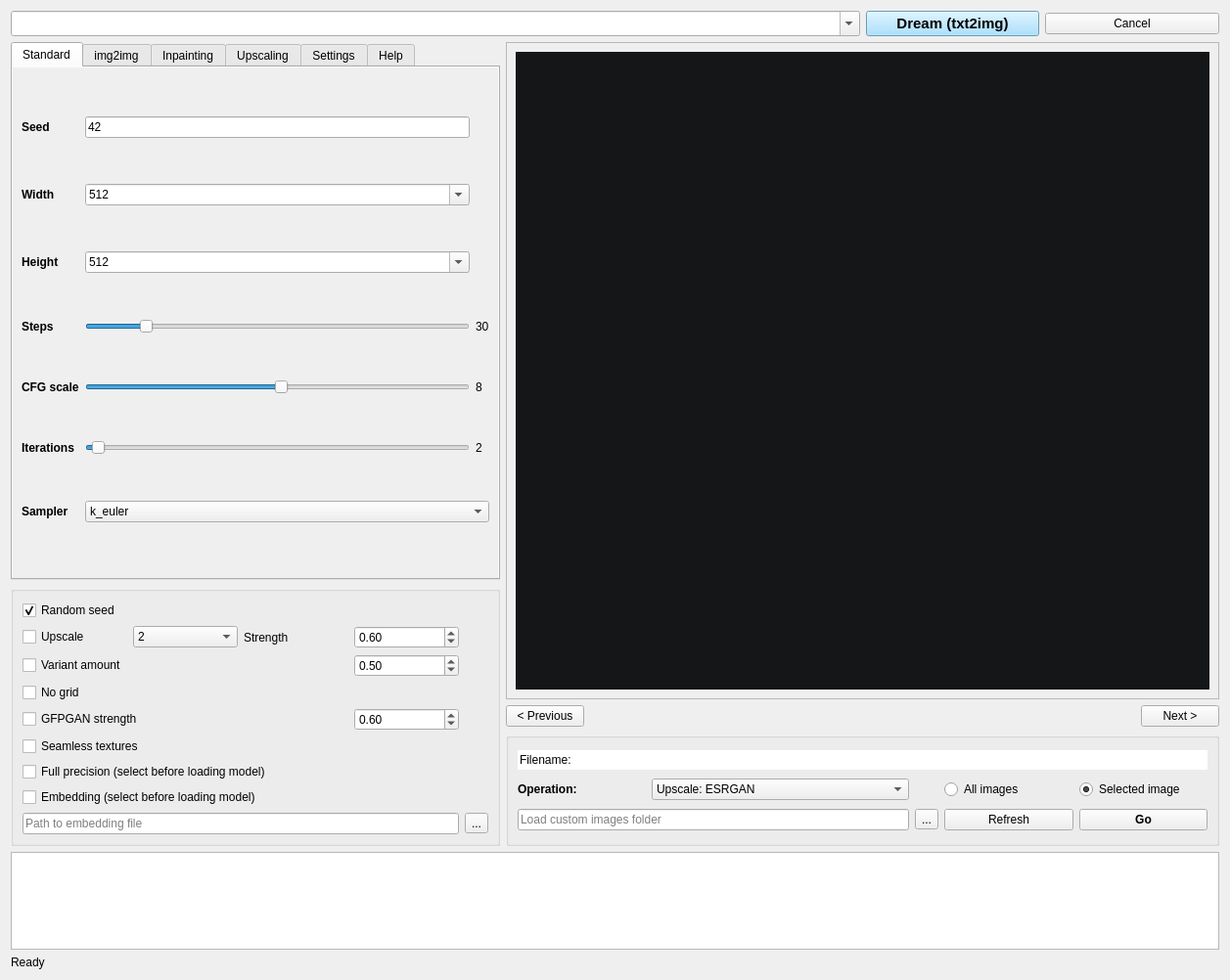
<?xml version="1.0" encoding="UTF-8"?>
<ui version="4.0">
 <class>sd_dreamer_main</class>
 <widget class="QFrame" name="sd_dreamer_main">
  <property name="geometry">
   <rect>
    <x>0</x>
    <y>0</y>
    <width>1257</width>
    <height>1002</height>
   </rect>
  </property>
  <property name="maximumSize">
   <size>
    <width>16777215</width>
    <height>16777215</height>
   </size>
  </property>
  <property name="windowTitle">
   <string>SD Dreamer</string>
  </property>
  <property name="styleSheet">
   <string notr="true"/>
  </property>
  <layout class="QGridLayout" name="gridLayout">
   <item row="0" column="3">
    <widget class="QPushButton" name="generateButton">
     <property name="enabled">
      <bool>true</bool>
     </property>
     <property name="maximumSize">
      <size>
       <width>265</width>
       <height>16777215</height>
      </size>
     </property>
     <property name="baseSize">
      <size>
       <width>0</width>
       <height>0</height>
      </size>
     </property>
     <property name="font">
      <font>
       <pointsize>11</pointsize>
       <weight>75</weight>
       <bold>true</bold>
       <underline>false</underline>
      </font>
     </property>
     <property name="toolTip">
      <string>Generate images</string>
     </property>
     <property name="styleSheet">
      <string notr="true">background-color: rgb(147, 217, 255);</string>
     </property>
     <property name="text">
      <string>Dream (txt2img)</string>
     </property>
     <property name="icon">
      <iconset>
       <normaloff>appicon.png</normaloff>appicon.png</iconset>
     </property>
     <property name="iconSize">
      <size>
       <width>24</width>
       <height>24</height>
      </size>
     </property>
     <property name="shortcut">
      <string>Return</string>
     </property>
     <property name="checkable">
      <bool>false</bool>
     </property>
     <property name="autoDefault">
      <bool>true</bool>
     </property>
     <property name="default">
      <bool>false</bool>
     </property>
     <property name="flat">
      <bool>false</bool>
     </property>
    </widget>
   </item>
   <item row="6" column="0">
    <widget class="QLabel" name="errorMessages">
     <property name="text">
      <string>Ready</string>
     </property>
    </widget>
   </item>
   <item row="1" column="1" rowspan="2" colspan="4">
    <widget class="QScrollArea" name="scrollArea">
     <property name="acceptDrops">
      <bool>true</bool>
     </property>
     <property name="styleSheet">
      <string notr="true"/>
     </property>
     <property name="widgetResizable">
      <bool>true</bool>
     </property>
     <property name="alignment">
      <set>Qt::AlignCenter</set>
     </property>
     <widget class="QWidget" name="scrollAreaWidgetContents">
      <property name="geometry">
       <rect>
        <x>0</x>
        <y>0</y>
        <width>731</width>
        <height>685</height>
       </rect>
      </property>
      <layout class="QHBoxLayout" name="horizontalLayout">
       <item>
        <widget class="QLabel" name="imageView">
         <property name="maximumSize">
          <size>
           <width>1440</width>
           <height>1440</height>
          </size>
         </property>
         <property name="palette">
          <palette>
           <active>
            <colorrole role="Button">
             <brush brushstyle="SolidPattern">
              <color alpha="255">
               <red>21</red>
               <green>22</green>
               <blue>23</blue>
              </color>
             </brush>
            </colorrole>
            <colorrole role="Text">
             <brush brushstyle="SolidPattern">
              <color alpha="255">
               <red>251</red>
               <green>253</green>
               <blue>255</blue>
              </color>
             </brush>
            </colorrole>
            <colorrole role="Base">
             <brush brushstyle="SolidPattern">
              <color alpha="255">
               <red>21</red>
               <green>22</green>
               <blue>23</blue>
              </color>
             </brush>
            </colorrole>
            <colorrole role="Window">
             <brush brushstyle="SolidPattern">
              <color alpha="255">
               <red>21</red>
               <green>22</green>
               <blue>23</blue>
              </color>
             </brush>
            </colorrole>
           </active>
           <inactive>
            <colorrole role="Button">
             <brush brushstyle="SolidPattern">
              <color alpha="255">
               <red>21</red>
               <green>22</green>
               <blue>23</blue>
              </color>
             </brush>
            </colorrole>
            <colorrole role="Text">
             <brush brushstyle="SolidPattern">
              <color alpha="255">
               <red>251</red>
               <green>253</green>
               <blue>255</blue>
              </color>
             </brush>
            </colorrole>
            <colorrole role="Base">
             <brush brushstyle="SolidPattern">
              <color alpha="255">
               <red>21</red>
               <green>22</green>
               <blue>23</blue>
              </color>
             </brush>
            </colorrole>
            <colorrole role="Window">
             <brush brushstyle="SolidPattern">
              <color alpha="255">
               <red>21</red>
               <green>22</green>
               <blue>23</blue>
              </color>
             </brush>
            </colorrole>
           </inactive>
           <disabled>
            <colorrole role="Button">
             <brush brushstyle="SolidPattern">
              <color alpha="255">
               <red>21</red>
               <green>22</green>
               <blue>23</blue>
              </color>
             </brush>
            </colorrole>
            <colorrole role="Text">
             <brush brushstyle="SolidPattern">
              <color alpha="255">
               <red>170</red>
               <green>171</green>
               <blue>172</blue>
              </color>
             </brush>
            </colorrole>
            <colorrole role="Base">
             <brush brushstyle="SolidPattern">
              <color alpha="255">
               <red>21</red>
               <green>22</green>
               <blue>23</blue>
              </color>
             </brush>
            </colorrole>
            <colorrole role="Window">
             <brush brushstyle="SolidPattern">
              <color alpha="255">
               <red>21</red>
               <green>22</green>
               <blue>23</blue>
              </color>
             </brush>
            </colorrole>
           </disabled>
          </palette>
         </property>
         <property name="acceptDrops">
          <bool>true</bool>
         </property>
         <property name="autoFillBackground">
          <bool>false</bool>
         </property>
         <property name="styleSheet">
          <string notr="true">background-color: rgb(21, 22, 23);</string>
         </property>
         <property name="frameShape">
          <enum>QFrame::NoFrame</enum>
         </property>
         <property name="frameShadow">
          <enum>QFrame::Plain</enum>
         </property>
         <property name="text">
          <string/>
         </property>
         <property name="pixmap">
          <pixmap>view_default.png</pixmap>
         </property>
         <property name="scaledContents">
          <bool>false</bool>
         </property>
         <property name="alignment">
          <set>Qt::AlignCenter</set>
         </property>
         <property name="wordWrap">
          <bool>false</bool>
         </property>
        </widget>
       </item>
      </layout>
     </widget>
    </widget>
   </item>
   <item row="2" column="0" rowspan="3">
    <widget class="QGroupBox" name="groupBox_3">
     <property name="maximumSize">
      <size>
       <width>500</width>
       <height>16777215</height>
      </size>
     </property>
     <property name="title">
      <string/>
     </property>
     <layout class="QGridLayout" name="gridLayout_5">
      <item row="3" column="3">
       <widget class="QDoubleSpinBox" name="builtUpscaleStrength">
        <property name="toolTip">
         <string>Strength of upscale effect</string>
        </property>
        <property name="minimum">
         <double>0.010000000000000</double>
        </property>
        <property name="maximum">
         <double>0.990000000000000</double>
        </property>
        <property name="singleStep">
         <double>0.020000000000000</double>
        </property>
        <property name="value">
         <double>0.600000000000000</double>
        </property>
       </widget>
      </item>
      <item row="11" column="4">
       <widget class="QToolButton" name="embeddingSelect">
        <property name="text">
         <string>...</string>
        </property>
       </widget>
      </item>
      <item row="6" column="3">
       <widget class="QDoubleSpinBox" name="gfpganStrength">
        <property name="toolTip">
         <string>Strength of face restoration</string>
        </property>
        <property name="minimum">
         <double>0.100000000000000</double>
        </property>
        <property name="maximum">
         <double>0.990000000000000</double>
        </property>
        <property name="singleStep">
         <double>0.020000000000000</double>
        </property>
        <property name="value">
         <double>0.600000000000000</double>
        </property>
       </widget>
      </item>
      <item row="6" column="0" colspan="2">
       <widget class="QCheckBox" name="gfpganCheck">
        <property name="toolTip">
         <string>Enable GFPGAN face restoration. Higher value, stronger effect</string>
        </property>
        <property name="text">
         <string>GFPGAN strength</string>
        </property>
       </widget>
      </item>
      <item row="10" column="0" colspan="4">
       <widget class="QCheckBox" name="embeddingCheck">
        <property name="toolTip">
         <string>Use an embedding made with textual inversion</string>
        </property>
        <property name="text">
         <string>Embedding (select before loading model)</string>
        </property>
       </widget>
      </item>
      <item row="4" column="3">
       <widget class="QDoubleSpinBox" name="variantAmountValue">
        <property name="minimum">
         <double>0.010000000000000</double>
        </property>
        <property name="maximum">
         <double>0.990000000000000</double>
        </property>
        <property name="singleStep">
         <double>0.020000000000000</double>
        </property>
        <property name="value">
         <double>0.500000000000000</double>
        </property>
       </widget>
      </item>
      <item row="4" column="0">
       <widget class="QCheckBox" name="variantAmountCheck">
        <property name="toolTip">
         <string>Generates variations of a seed. Used with iterations</string>
        </property>
        <property name="text">
         <string>Variant amount</string>
        </property>
       </widget>
      </item>
      <item row="3" column="1">
       <widget class="QComboBox" name="builtUpscaleScale">
        <item>
         <property name="text">
          <string>2</string>
         </property>
        </item>
        <item>
         <property name="text">
          <string>4</string>
         </property>
        </item>
       </widget>
      </item>
      <item row="1" column="0" rowspan="2" colspan="2">
       <widget class="QCheckBox" name="seedCheck">
        <property name="toolTip">
         <string>Enable random seeding</string>
        </property>
        <property name="text">
         <string>Random seed</string>
        </property>
        <property name="checked">
         <bool>true</bool>
        </property>
       </widget>
      </item>
      <item row="5" column="0" colspan="2">
       <widget class="QCheckBox" name="gridCheck">
        <property name="toolTip">
         <string>Don't make a grid</string>
        </property>
        <property name="text">
         <string>No grid</string>
        </property>
       </widget>
      </item>
      <item row="3" column="0">
       <widget class="QCheckBox" name="builtUpscaleCheck">
        <property name="toolTip">
         <string>Upscale each image with Real-ESRGAN</string>
        </property>
        <property name="text">
         <string>Upscale</string>
        </property>
       </widget>
      </item>
      <item row="9" column="0" colspan="4">
       <widget class="QCheckBox" name="precisionToggle">
        <property name="toolTip">
         <string>Full precision mode. Slower, more VRAM</string>
        </property>
        <property name="text">
         <string>Full precision (select before loading model)</string>
        </property>
       </widget>
      </item>
      <item row="8" column="0" colspan="2">
       <widget class="QCheckBox" name="seamlessCheck">
        <property name="toolTip">
         <string>Generates seamless tiling tetures</string>
        </property>
        <property name="text">
         <string>Seamless textures</string>
        </property>
       </widget>
      </item>
      <item row="11" column="0" colspan="4">
       <widget class="QLineEdit" name="embeddingInputFile">
        <property name="toolTip">
         <string>Select textual inversion embedding file (.bin or .pt)</string>
        </property>
        <property name="text">
         <string/>
        </property>
        <property name="placeholderText">
         <string>Path to embedding file</string>
        </property>
       </widget>
      </item>
      <item row="3" column="2">
       <widget class="QLabel" name="label_4">
        <property name="text">
         <string>Strength</string>
        </property>
       </widget>
      </item>
     </layout>
    </widget>
   </item>
   <item row="4" column="1" colspan="4">
    <widget class="QGroupBox" name="groupBox_4">
     <property name="title">
      <string/>
     </property>
     <property name="alignment">
      <set>Qt::AlignCenter</set>
     </property>
     <layout class="QGridLayout" name="gridLayout_12">
      <item row="1" column="5">
       <widget class="QRadioButton" name="operationOne">
        <property name="enabled">
         <bool>true</bool>
        </property>
        <property name="toolTip">
         <string>Process only the currently displayed image</string>
        </property>
        <property name="text">
         <string>Selected image</string>
        </property>
        <property name="checked">
         <bool>true</bool>
        </property>
       </widget>
      </item>
      <item row="2" column="3">
       <widget class="QToolButton" name="operationFolderSelect">
        <property name="text">
         <string>...</string>
        </property>
       </widget>
      </item>
      <item row="2" column="4">
       <widget class="QPushButton" name="imageLoadButton">
        <property name="toolTip">
         <string>Refresh the viewer with images from custom folder</string>
        </property>
        <property name="text">
         <string>Refresh</string>
        </property>
       </widget>
      </item>
      <item row="1" column="4">
       <widget class="QRadioButton" name="operationalAll">
        <property name="toolTip">
         <string>Process all images in folder</string>
        </property>
        <property name="text">
         <string>All images</string>
        </property>
        <property name="checked">
         <bool>false</bool>
        </property>
       </widget>
      </item>
      <item row="1" column="1" colspan="2">
       <widget class="QComboBox" name="operationBox">
        <property name="toolTip">
         <string>Operations to perform</string>
        </property>
        <property name="currentIndex">
         <number>0</number>
        </property>
        <item>
         <property name="text">
          <string>Upscale: ESRGAN</string>
         </property>
        </item>
        <item>
         <property name="text">
          <string>Upscale: Latent-SR</string>
         </property>
        </item>
        <item>
         <property name="text">
          <string>Art</string>
         </property>
        </item>
        <item>
         <property name="text">
          <string>Get metadata</string>
         </property>
        </item>
       </widget>
      </item>
      <item row="1" column="0">
       <widget class="QLabel" name="label_9">
        <property name="font">
         <font>
          <weight>75</weight>
          <bold>true</bold>
         </font>
        </property>
        <property name="text">
         <string>Operation:</string>
        </property>
       </widget>
      </item>
      <item row="2" column="5">
       <widget class="QPushButton" name="operationsGoButton">
        <property name="font">
         <font>
          <weight>75</weight>
          <bold>true</bold>
         </font>
        </property>
        <property name="text">
         <string>Go</string>
        </property>
       </widget>
      </item>
      <item row="0" column="0" colspan="6">
       <widget class="QLineEdit" name="imgFilename">
        <property name="acceptDrops">
         <bool>false</bool>
        </property>
        <property name="toolTip">
         <string>Image filename</string>
        </property>
        <property name="autoFillBackground">
         <bool>false</bool>
        </property>
        <property name="text">
         <string>Filename:</string>
        </property>
        <property name="frame">
         <bool>false</bool>
        </property>
        <property name="readOnly">
         <bool>true</bool>
        </property>
        <property name="clearButtonEnabled">
         <bool>false</bool>
        </property>
       </widget>
      </item>
      <item row="2" column="0" colspan="3">
       <widget class="QLineEdit" name="operationFolder">
        <property name="toolTip">
         <string>Load a custom folder of images</string>
        </property>
        <property name="text">
         <string/>
        </property>
        <property name="placeholderText">
         <string>Load custom images folder</string>
        </property>
       </widget>
      </item>
     </layout>
    </widget>
   </item>
   <item row="3" column="4" alignment="Qt::AlignRight">
    <widget class="QPushButton" name="nextImageButton">
     <property name="toolTip">
      <string>Next image</string>
     </property>
     <property name="text">
      <string>Next &gt;</string>
     </property>
     <property name="shortcut">
      <string>Right</string>
     </property>
    </widget>
   </item>
   <item row="3" column="1" alignment="Qt::AlignLeft">
    <widget class="QPushButton" name="previousImgButton">
     <property name="toolTip">
      <string>Previous image</string>
     </property>
     <property name="text">
      <string>&lt; Previous</string>
     </property>
     <property name="shortcut">
      <string>Left</string>
     </property>
    </widget>
   </item>
   <item row="0" column="0" colspan="3">
    <widget class="QComboBox" name="promptVal">
     <property name="sizePolicy">
      <sizepolicy hsizetype="Expanding" vsizetype="Fixed">
       <horstretch>0</horstretch>
       <verstretch>0</verstretch>
      </sizepolicy>
     </property>
     <property name="maximumSize">
      <size>
       <width>16777215</width>
       <height>16777215</height>
      </size>
     </property>
     <property name="font">
      <font>
       <pointsize>11</pointsize>
       <weight>50</weight>
       <italic>true</italic>
       <bold>false</bold>
      </font>
     </property>
     <property name="toolTip">
      <string>The prompt to generate images with. No quotations</string>
     </property>
     <property name="whatsThis">
      <string/>
     </property>
     <property name="autoFillBackground">
      <bool>true</bool>
     </property>
     <property name="editable">
      <bool>true</bool>
     </property>
     <property name="currentIndex">
      <number>-1</number>
     </property>
     <property name="maxVisibleItems">
      <number>35</number>
     </property>
     <property name="maxCount">
      <number>100</number>
     </property>
     <property name="insertPolicy">
      <enum>QComboBox::InsertAtTop</enum>
     </property>
     <property name="sizeAdjustPolicy">
      <enum>QComboBox::AdjustToMinimumContentsLength</enum>
     </property>
     <property name="frame">
      <bool>true</bool>
     </property>
    </widget>
   </item>
   <item row="0" column="4">
    <widget class="QPushButton" name="cancelButton">
     <property name="enabled">
      <bool>true</bool>
     </property>
     <property name="maximumSize">
      <size>
       <width>198</width>
       <height>16777215</height>
      </size>
     </property>
     <property name="text">
      <string>Cancel</string>
     </property>
    </widget>
   </item>
   <item row="5" column="0" colspan="5">
    <widget class="QPlainTextEdit" name="processOutput">
     <property name="enabled">
      <bool>true</bool>
     </property>
     <property name="sizePolicy">
      <sizepolicy hsizetype="Expanding" vsizetype="Expanding">
       <horstretch>0</horstretch>
       <verstretch>0</verstretch>
      </sizepolicy>
     </property>
     <property name="maximumSize">
      <size>
       <width>16777215</width>
       <height>100</height>
      </size>
     </property>
     <property name="acceptDrops">
      <bool>false</bool>
     </property>
     <property name="toolTip">
      <string>Stable diffusion output</string>
     </property>
     <property name="autoFillBackground">
      <bool>false</bool>
     </property>
     <property name="frameShape">
      <enum>QFrame::StyledPanel</enum>
     </property>
     <property name="undoRedoEnabled">
      <bool>false</bool>
     </property>
     <property name="lineWrapMode">
      <enum>QPlainTextEdit::WidgetWidth</enum>
     </property>
     <property name="readOnly">
      <bool>true</bool>
     </property>
     <property name="overwriteMode">
      <bool>false</bool>
     </property>
     <property name="backgroundVisible">
      <bool>false</bool>
     </property>
     <property name="centerOnScroll">
      <bool>false</bool>
     </property>
    </widget>
   </item>
   <item row="1" column="0">
    <widget class="QTabWidget" name="mainTab">
     <property name="maximumSize">
      <size>
       <width>500</width>
       <height>16777215</height>
      </size>
     </property>
     <property name="currentIndex">
      <number>0</number>
     </property>
     <widget class="QWidget" name="tab_3">
      <property name="autoFillBackground">
       <bool>true</bool>
      </property>
      <attribute name="title">
       <string>Standard</string>
      </attribute>
      <layout class="QGridLayout" name="gridLayout_2">
       <item row="4" column="2">
        <widget class="QSlider" name="scaleVal">
         <property name="toolTip">
          <string>Prompt following strictness. Negative values give opposite of prompt</string>
         </property>
         <property name="minimum">
          <number>-15</number>
         </property>
         <property name="maximum">
          <number>30</number>
         </property>
         <property name="singleStep">
          <number>1</number>
         </property>
         <property name="value">
          <number>8</number>
         </property>
         <property name="sliderPosition">
          <number>8</number>
         </property>
         <property name="orientation">
          <enum>Qt::Horizontal</enum>
         </property>
        </widget>
       </item>
       <item row="5" column="0">
        <widget class="QLabel" name="scale_3">
         <property name="font">
          <font>
           <weight>75</weight>
           <bold>true</bold>
          </font>
         </property>
         <property name="text">
          <string>Iterations</string>
         </property>
        </widget>
       </item>
       <item row="1" column="2">
        <widget class="QComboBox" name="widthThing">
         <property name="toolTip">
          <string>Width of output image</string>
         </property>
         <property name="editable">
          <bool>true</bool>
         </property>
         <property name="currentText">
          <string>512</string>
         </property>
         <property name="currentIndex">
          <number>4</number>
         </property>
         <item>
          <property name="text">
           <string>256</string>
          </property>
         </item>
         <item>
          <property name="text">
           <string>320</string>
          </property>
         </item>
         <item>
          <property name="text">
           <string>384</string>
          </property>
         </item>
         <item>
          <property name="text">
           <string>448</string>
          </property>
         </item>
         <item>
          <property name="text">
           <string>512</string>
          </property>
         </item>
         <item>
          <property name="text">
           <string>576</string>
          </property>
         </item>
         <item>
          <property name="text">
           <string>640</string>
          </property>
         </item>
         <item>
          <property name="text">
           <string>704</string>
          </property>
         </item>
         <item>
          <property name="text">
           <string>768</string>
          </property>
         </item>
         <item>
          <property name="text">
           <string>832</string>
          </property>
         </item>
         <item>
          <property name="text">
           <string>896</string>
          </property>
         </item>
         <item>
          <property name="text">
           <string>960</string>
          </property>
         </item>
         <item>
          <property name="text">
           <string>1024</string>
          </property>
         </item>
        </widget>
       </item>
       <item row="1" column="0">
        <widget class="QLabel" name="label">
         <property name="font">
          <font>
           <weight>75</weight>
           <bold>true</bold>
          </font>
         </property>
         <property name="text">
          <string>Width</string>
         </property>
        </widget>
       </item>
       <item row="4" column="3">
        <widget class="QLabel" name="label_25">
         <property name="text">
          <string>8</string>
         </property>
        </widget>
       </item>
       <item row="3" column="0">
        <widget class="QLabel" name="Steps">
         <property name="font">
          <font>
           <weight>75</weight>
           <bold>true</bold>
          </font>
         </property>
         <property name="text">
          <string>Steps</string>
         </property>
        </widget>
       </item>
       <item row="2" column="2">
        <widget class="QComboBox" name="heightThing">
         <property name="toolTip">
          <string>Height of output image</string>
         </property>
         <property name="editable">
          <bool>true</bool>
         </property>
         <property name="currentText">
          <string>512</string>
         </property>
         <property name="currentIndex">
          <number>4</number>
         </property>
         <property name="insertPolicy">
          <enum>QComboBox::InsertAtTop</enum>
         </property>
         <item>
          <property name="text">
           <string>256</string>
          </property>
         </item>
         <item>
          <property name="text">
           <string>320</string>
          </property>
         </item>
         <item>
          <property name="text">
           <string>384</string>
          </property>
         </item>
         <item>
          <property name="text">
           <string>448</string>
          </property>
         </item>
         <item>
          <property name="text">
           <string>512</string>
          </property>
         </item>
         <item>
          <property name="text">
           <string>576</string>
          </property>
         </item>
         <item>
          <property name="text">
           <string>640</string>
          </property>
         </item>
         <item>
          <property name="text">
           <string>704</string>
          </property>
         </item>
         <item>
          <property name="text">
           <string>768</string>
          </property>
         </item>
         <item>
          <property name="text">
           <string>832</string>
          </property>
         </item>
         <item>
          <property name="text">
           <string>896</string>
          </property>
         </item>
         <item>
          <property name="text">
           <string>960</string>
          </property>
         </item>
         <item>
          <property name="text">
           <string>1024</string>
          </property>
         </item>
        </widget>
       </item>
       <item row="0" column="0">
        <widget class="QLabel" name="scale_2">
         <property name="font">
          <font>
           <weight>75</weight>
           <bold>true</bold>
          </font>
         </property>
         <property name="text">
          <string>Seed</string>
         </property>
        </widget>
       </item>
       <item row="6" column="0">
        <widget class="QLabel" name="label_20">
         <property name="font">
          <font>
           <weight>75</weight>
           <bold>true</bold>
          </font>
         </property>
         <property name="text">
          <string>Sampler</string>
         </property>
        </widget>
       </item>
       <item row="2" column="0">
        <widget class="QLabel" name="label_2">
         <property name="font">
          <font>
           <weight>75</weight>
           <bold>true</bold>
          </font>
         </property>
         <property name="text">
          <string>Height</string>
         </property>
        </widget>
       </item>
       <item row="6" column="2" colspan="2">
        <widget class="QComboBox" name="samplerToggle">
         <property name="toolTip">
          <string>Sampler. Different samplers produce different images and have different speeds</string>
         </property>
         <property name="currentIndex">
          <number>3</number>
         </property>
         <item>
          <property name="text">
           <string>ddim</string>
          </property>
         </item>
         <item>
          <property name="text">
           <string>plms</string>
          </property>
         </item>
         <item>
          <property name="text">
           <string>k_lms</string>
          </property>
         </item>
         <item>
          <property name="text">
           <string>k_euler</string>
          </property>
         </item>
         <item>
          <property name="text">
           <string>k_euler_a</string>
          </property>
         </item>
         <item>
          <property name="text">
           <string>k_dpm_2</string>
          </property>
         </item>
         <item>
          <property name="text">
           <string>k_dpm_2_a</string>
          </property>
         </item>
         <item>
          <property name="text">
           <string>k_heun</string>
          </property>
         </item>
        </widget>
       </item>
       <item row="5" column="2">
        <widget class="QSlider" name="itsVal">
         <property name="toolTip">
          <string>Number of images to generate</string>
         </property>
         <property name="minimum">
          <number>1</number>
         </property>
         <property name="maximum">
          <number>60</number>
         </property>
         <property name="value">
          <number>2</number>
         </property>
         <property name="sliderPosition">
          <number>2</number>
         </property>
         <property name="orientation">
          <enum>Qt::Horizontal</enum>
         </property>
         <property name="tickPosition">
          <enum>QSlider::NoTicks</enum>
         </property>
         <property name="tickInterval">
          <number>10</number>
         </property>
        </widget>
       </item>
       <item row="0" column="2">
        <widget class="QLineEdit" name="seedVal">
         <property name="toolTip">
          <string>The random noise seed to initialise. Same prompt, settings and seed = same image</string>
         </property>
         <property name="text">
          <string>42</string>
         </property>
        </widget>
       </item>
       <item row="3" column="2">
        <widget class="QSlider" name="stepsVal">
         <property name="toolTip">
          <string>Number of steps. Max recommended 150</string>
         </property>
         <property name="minimum">
          <number>1</number>
         </property>
         <property name="maximum">
          <number>200</number>
         </property>
         <property name="value">
          <number>30</number>
         </property>
         <property name="sliderPosition">
          <number>30</number>
         </property>
         <property name="orientation">
          <enum>Qt::Horizontal</enum>
         </property>
         <property name="tickInterval">
          <number>20</number>
         </property>
        </widget>
       </item>
       <item row="5" column="3">
        <widget class="QLabel" name="label_8">
         <property name="text">
          <string>2</string>
         </property>
        </widget>
       </item>
       <item row="3" column="3">
        <widget class="QLabel" name="label_6">
         <property name="text">
          <string>30</string>
         </property>
        </widget>
       </item>
       <item row="4" column="0">
        <widget class="QLabel" name="scale">
         <property name="font">
          <font>
           <weight>75</weight>
           <bold>true</bold>
          </font>
         </property>
         <property name="text">
          <string>CFG scale</string>
         </property>
        </widget>
       </item>
      </layout>
     </widget>
     <widget class="QWidget" name="tab_9">
      <property name="autoFillBackground">
       <bool>true</bool>
      </property>
      <attribute name="title">
       <string>img2img</string>
      </attribute>
      <layout class="QGridLayout" name="gridLayout_14">
       <item row="0" column="0" colspan="2">
        <widget class="QCheckBox" name="img2imgDisplayed">
         <property name="toolTip">
          <string>Use the image in the image viewer. Overrides input image select</string>
         </property>
         <property name="text">
          <string>Use image displayed in viewer</string>
         </property>
        </widget>
       </item>
       <item row="1" column="0">
        <widget class="QCheckBox" name="img2imgUpscaleCheck">
         <property name="toolTip">
          <string>Upscale image to the dimensions specified in standard tab</string>
         </property>
         <property name="text">
          <string>img2img upscale</string>
         </property>
        </widget>
       </item>
       <item row="0" column="2">
        <widget class="QLabel" name="imgIndex">
         <property name="text">
          <string>0</string>
         </property>
        </widget>
       </item>
       <item row="2" column="0" colspan="3">
        <widget class="QGroupBox" name="groupBox_6">
         <property name="title">
          <string/>
         </property>
         <layout class="QGridLayout" name="gridLayout_7">
          <item row="1" column="2">
           <widget class="QToolButton" name="imgFileSelect">
            <property name="toolTip">
             <string>Select file</string>
            </property>
            <property name="text">
             <string>...</string>
            </property>
           </widget>
          </item>
          <item row="3" column="0" colspan="3">
           <widget class="QPushButton" name="artButton">
            <property name="toolTip">
             <string>Paint an image</string>
            </property>
            <property name="text">
             <string>Paint an image</string>
            </property>
           </widget>
          </item>
          <item row="1" column="0" colspan="2">
           <widget class="QLineEdit" name="img2imgFile">
            <property name="toolTip">
             <string>Path of source image for img2img</string>
            </property>
            <property name="statusTip">
             <string/>
            </property>
            <property name="autoFillBackground">
             <bool>false</bool>
            </property>
            <property name="frame">
             <bool>true</bool>
            </property>
            <property name="placeholderText">
             <string>Input image for img2img</string>
            </property>
            <property name="clearButtonEnabled">
             <bool>true</bool>
            </property>
           </widget>
          </item>
          <item row="0" column="0">
           <widget class="QLabel" name="label_27">
            <property name="text">
             <string>Strength</string>
            </property>
           </widget>
          </item>
          <item row="0" column="1">
           <widget class="QDoubleSpinBox" name="img2imgStrength">
            <property name="toolTip">
             <string>Strength of denoising. Lower the value, closer to original image</string>
            </property>
            <property name="maximum">
             <double>0.990000000000000</double>
            </property>
            <property name="singleStep">
             <double>0.010000000000000</double>
            </property>
            <property name="value">
             <double>0.750000000000000</double>
            </property>
           </widget>
          </item>
         </layout>
        </widget>
       </item>
      </layout>
     </widget>
     <widget class="QWidget" name="tab_4">
      <property name="autoFillBackground">
       <bool>true</bool>
      </property>
      <attribute name="title">
       <string>Inpainting</string>
      </attribute>
      <layout class="QGridLayout" name="gridLayout_4">
       <item row="4" column="0" colspan="2">
        <widget class="QGroupBox" name="groupBox_2">
         <property name="title">
          <string/>
         </property>
         <layout class="QGridLayout" name="gridLayout_6">
          <item row="0" column="0">
           <widget class="QLabel" name="label_3">
            <property name="text">
             <string>Mask blur</string>
            </property>
           </widget>
          </item>
          <item row="0" column="1">
           <widget class="QSpinBox" name="maskBlurVaue">
            <property name="toolTip">
             <string>How much to blur the mask edges</string>
            </property>
            <property name="minimum">
             <number>1</number>
            </property>
            <property name="maximum">
             <number>16</number>
            </property>
            <property name="value">
             <number>3</number>
            </property>
           </widget>
          </item>
          <item row="1" column="2">
           <widget class="QToolButton" name="inpaint_img_select">
            <property name="text">
             <string>...</string>
            </property>
           </widget>
          </item>
          <item row="2" column="0" colspan="3">
           <widget class="QPushButton" name="inpaintButton">
            <property name="text">
             <string>Inpaint editor</string>
            </property>
           </widget>
          </item>
          <item row="1" column="0" colspan="2">
           <widget class="QLineEdit" name="inpaint_img">
            <property name="toolTip">
             <string>Image to inpaint</string>
            </property>
            <property name="text">
             <string/>
            </property>
            <property name="readOnly">
             <bool>false</bool>
            </property>
            <property name="placeholderText">
             <string>Image to inpaint</string>
            </property>
           </widget>
          </item>
         </layout>
        </widget>
       </item>
       <item row="2" column="0">
        <widget class="QCheckBox" name="inpaintingDisplayedCheck">
         <property name="toolTip">
          <string>Use the image in the image viewer. Overrides input select</string>
         </property>
         <property name="text">
          <string>Use image displayed in viewer</string>
         </property>
        </widget>
       </item>
       <item row="3" column="0">
        <widget class="QCheckBox" name="invertMaskCheck">
         <property name="toolTip">
          <string>Inpaint the opposite area masked</string>
         </property>
         <property name="text">
          <string>Invert mask</string>
         </property>
        </widget>
       </item>
      </layout>
     </widget>
     <widget class="QWidget" name="tab_5">
      <property name="autoFillBackground">
       <bool>true</bool>
      </property>
      <attribute name="title">
       <string>Upscaling</string>
      </attribute>
      <layout class="QGridLayout" name="gridLayout_10">
       <item row="1" column="0">
        <widget class="QGroupBox" name="groupBox_5">
         <property name="title">
          <string>LatentSR</string>
         </property>
         <layout class="QGridLayout" name="gridLayout_13">
          <item row="0" column="1">
           <widget class="QSpinBox" name="latentSRSteps">
            <property name="toolTip">
             <string>Higher = slower, sharper details</string>
            </property>
            <property name="minimum">
             <number>1</number>
            </property>
            <property name="maximum">
             <number>200</number>
            </property>
            <property name="value">
             <number>40</number>
            </property>
           </widget>
          </item>
          <item row="0" column="0">
           <widget class="QLabel" name="label_7">
            <property name="text">
             <string>Steps</string>
            </property>
           </widget>
          </item>
          <item row="0" column="2">
           <widget class="QLabel" name="label_11">
            <property name="text">
             <string>1-200</string>
            </property>
           </widget>
          </item>
         </layout>
        </widget>
       </item>
       <item row="0" column="0">
        <widget class="QGroupBox" name="groupBox">
         <property name="title">
          <string>ESRGAN</string>
         </property>
         <layout class="QGridLayout" name="gridLayout_9">
          <item row="0" column="0">
           <widget class="QLabel" name="label_32">
            <property name="text">
             <string>Model select</string>
            </property>
           </widget>
          </item>
          <item row="0" column="1" colspan="2">
           <widget class="QComboBox" name="rnvModelSelect">
            <property name="toolTip">
             <string>ESRGAN model to use</string>
            </property>
           </widget>
          </item>
         </layout>
        </widget>
       </item>
      </layout>
     </widget>
     <widget class="QWidget" name="tab_6">
      <property name="autoFillBackground">
       <bool>true</bool>
      </property>
      <attribute name="title">
       <string>Settings</string>
      </attribute>
      <layout class="QGridLayout" name="gridLayout_3">
       <item row="3" column="0">
        <widget class="QLabel" name="label_10">
         <property name="text">
          <string>Image output folder:</string>
         </property>
        </widget>
       </item>
       <item row="6" column="0">
        <widget class="QLabel" name="label_18">
         <property name="text">
          <string>Python path (don't change):</string>
         </property>
        </widget>
       </item>
       <item row="2" column="0">
        <widget class="Line" name="line">
         <property name="orientation">
          <enum>Qt::Horizontal</enum>
         </property>
        </widget>
       </item>
       <item row="0" column="0">
        <widget class="QLabel" name="label_13">
         <property name="text">
          <string>Stable diffusion model to use:</string>
         </property>
        </widget>
       </item>
       <item row="1" column="1">
        <widget class="QToolButton" name="custCheckpointSelect">
         <property name="text">
          <string>...</string>
         </property>
        </widget>
       </item>
       <item row="4" column="1">
        <widget class="QToolButton" name="outputFolderSelect">
         <property name="text">
          <string>...</string>
         </property>
        </widget>
       </item>
       <item row="4" column="0">
        <widget class="QLineEdit" name="outputFolderLine">
         <property name="toolTip">
          <string>Where images will get output to</string>
         </property>
         <property name="text">
          <string/>
         </property>
        </widget>
       </item>
       <item row="7" column="1">
        <widget class="QToolButton" name="pyBinSelect">
         <property name="text">
          <string>...</string>
         </property>
        </widget>
       </item>
       <item row="7" column="0">
        <widget class="QLineEdit" name="pyBinPath">
         <property name="toolTip">
          <string>Python binary</string>
         </property>
         <property name="text">
          <string>python</string>
         </property>
         <property name="readOnly">
          <bool>false</bool>
         </property>
        </widget>
       </item>
       <item row="1" column="0">
        <widget class="QLineEdit" name="custCheckpointLine">
         <property name="toolTip">
          <string>Select a model/checkpoint (.ckpt file)</string>
         </property>
        </widget>
       </item>
       <item row="5" column="0">
        <widget class="Line" name="line_2">
         <property name="orientation">
          <enum>Qt::Horizontal</enum>
         </property>
        </widget>
       </item>
       <item row="8" column="0">
        <widget class="Line" name="line_3">
         <property name="orientation">
          <enum>Qt::Horizontal</enum>
         </property>
        </widget>
       </item>
      </layout>
     </widget>
     <widget class="QWidget" name="tab_8">
      <attribute name="title">
       <string>Help</string>
      </attribute>
      <layout class="QGridLayout" name="gridLayout_11">
       <item row="0" column="0">
        <widget class="QPlainTextEdit" name="plainTextEdit">
         <property name="readOnly">
          <bool>true</bool>
         </property>
         <property name="plainText">
          <string>Tip: you can cycle through images with left and right arrow keys and scroll up and down with up/down keys. Holding down button/key repeat cycles through images

'Enter' key activates 'Dream' button

If you run out of VRAM, you don't need to restart the app or reload the model - just try again

LatentSR seems not to work with current invoke-ai environment

Hover over an item to get a tooltip

Width, height fields can be edited with custom value</string>
         </property>
        </widget>
       </item>
      </layout>
     </widget>
    </widget>
   </item>
  </layout>
 </widget>
 <resources/>
 <connections>
  <connection>
   <sender>stepsVal</sender>
   <signal>valueChanged(int)</signal>
   <receiver>label_6</receiver>
   <slot>setNum(int)</slot>
   <hints>
    <hint type="sourcelabel">
     <x>234</x>
     <y>317</y>
    </hint>
    <hint type="destinationlabel">
     <x>495</x>
     <y>326</y>
    </hint>
   </hints>
  </connection>
  <connection>
   <sender>scaleVal</sender>
   <signal>valueChanged(int)</signal>
   <receiver>label_25</receiver>
   <slot>setNum(int)</slot>
   <hints>
    <hint type="sourcelabel">
     <x>359</x>
     <y>365</y>
    </hint>
    <hint type="destinationlabel">
     <x>495</x>
     <y>376</y>
    </hint>
   </hints>
  </connection>
  <connection>
   <sender>itsVal</sender>
   <signal>valueChanged(int)</signal>
   <receiver>label_8</receiver>
   <slot>setNum(int)</slot>
   <hints>
    <hint type="sourcelabel">
     <x>220</x>
     <y>413</y>
    </hint>
    <hint type="destinationlabel">
     <x>495</x>
     <y>426</y>
    </hint>
   </hints>
  </connection>
 </connections>
</ui>
